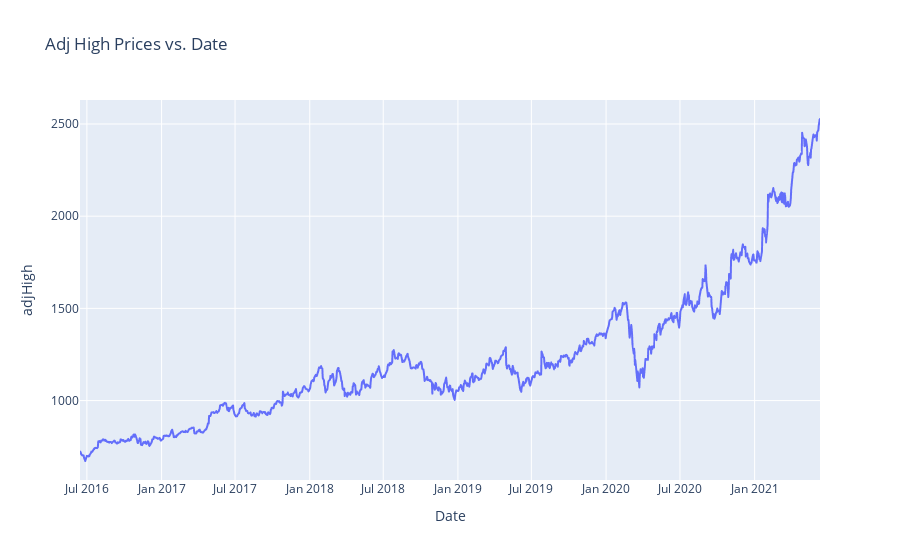

Notebook source saved alongside this figure:
### Code cell
fig = px.line(df, x='date', y='adjHigh', title='Adj High Prices vs. Date')
fig.update_xaxes(title='Date')
fig.update_yaxes(title='adjHigh')

fig.show()

### Figure 1 — Plotly figure (JSON) as saved in the notebook; plotly's stock layout.template omitted (floating-point values rounded to 4 significant figures; data arrays with more than 128 entries replaced by an {"elided": "..."} marker saying what was removed)
{"data": [{"hovertemplate": "date=%{x}<br>adjHigh=%{y}<extra></extra>", "legendgroup": "", "line": {"color": "#636efa", "dash": "solid"}, "marker": {"symbol": "circle"}, "mode": "lines", "name": "", "showlegend": false, "type": "scattergl", "x": {"elided": "1258 str values"}, "xaxis": "x", "y": {"elided": "1258 float values"}, "yaxis": "y"}], "layout": {"legend": {"tracegroupgap": 0}, "title": {"text": "Adj High Prices vs. Date"}, "xaxis": {"anchor": "y", "domain": [0, 1], "title": {"text": "Date"}}, "yaxis": {"anchor": "x", "domain": [0, 1], "title": {"text": "adjHigh"}}}}
